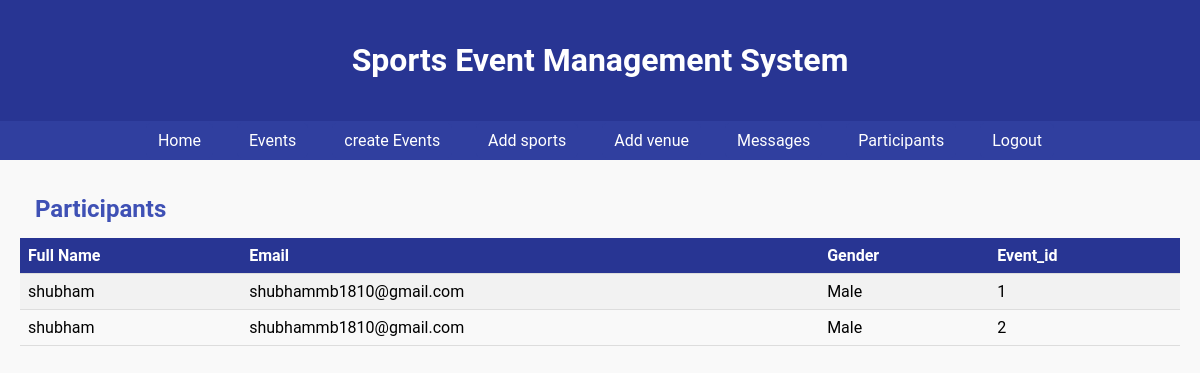
Screenshot of /participants.php with the database file from the repository.
### tables this page shows
CREATE TABLE `participants` (
  `ParticipantID` int(11) NOT NULL,
  `FullName` varchar(50) DEFAULT NULL,
  `email` varchar(250) DEFAULT NULL,
  `Gender` enum('Male','Female','Other') DEFAULT NULL,
  `RegistrationDate` timestamp NOT NULL DEFAULT current_timestamp(),
  `event_id` int(11) DEFAULT NULL,
  `reg_id` int(11) DEFAULT NULL
);

### participants.php (the view, shortened to what this page needs)
<?php
include 'config.php';
$participantsQuery = "SELECT * FROM Participants";
$participantsResult = $conn->query($participantsQuery);
?>
<!DOCTYPE html>
<html lang="en">
<head>
    <link rel="stylesheet" type="text/css" href="participantstyle.css">
</head>
<body>
<header>
        <h1>Sports Event Management System</h1>
    </header>
    <nav>
        <a href="admin.php">Home</a>
        <a href="events.php">Events</a>
        <a href="createevent.php">create Events</a>
        <a href="sports.php">Add sports</a>
        <a href="venue.php">Add venue</a>
        <a href="messages.php">Messages</a>
        <a href="participants.php">Participants</a>
        <a href="login.php?logout=true">Logout</a>
    </nav>
    <main>
        <h2>Participants</h2>
        <?php
        if ($participantsResult->num_rows > 0) {
            echo '<table>';
            echo '<tr><th>Full Name</th><th>Email</th><th>Gender</th><th>Event_id</th></tr>';
            while ($participant = $participantsResult->fetch_assoc()) {
                echo '<tr>';
                echo '<td>' . $participant['FullName'] . '</td>';
                echo '<td>' . $participant['email'] . '</td>';
                echo '<td>' . $participant['Gender'] . '</td>';
                echo '<td>' . $participant['event_id'] . '</td>';
                echo '</tr>';
            }
            echo '</table>';
        } else {
            echo '<p class="message">No participants found.</p>';
        }
        ?>
    </main>
</body>
</html>

### participantstyle.css (style rules this page uses)
body { font-family: 'Roboto', sans-serif; margin: 0; padding: 0; background-color: #f9f9f9; color: #000; }
header { background-color: #283593; color: #fff; padding: 20px; text-align: center; margin: 0; }
nav { background-color: #303f9f; color: #fff; padding: 10px; text-align: center; }
nav a { color: #fff; text-decoration: none; margin: 0 10px; background-color: #303f9f; padding: 8px 12px; border-radius: 5px; transition: background-color 0.3s ease; }
main { padding: 20px; }
h2 { color: #3f51b5; padding: 15px; margin: 0; }
table { width: 100%; border-collapse: collapse; margin-bottom: 20px; }
th, td { padding: 8px; text-align: left; border-bottom: 1px solid #ddd; }
th { background-color: #283593; color: #fff; }
tr:nth-child(even) { background-color: #f2f2f2; }

### rows the page displays
participants: FullName "shubham", email "shubhammb1810@gmail.com", Gender "Male", event "1"
participants: FullName "shubham", email "shubhammb1810@gmail.com", Gender "Male", event "2"
